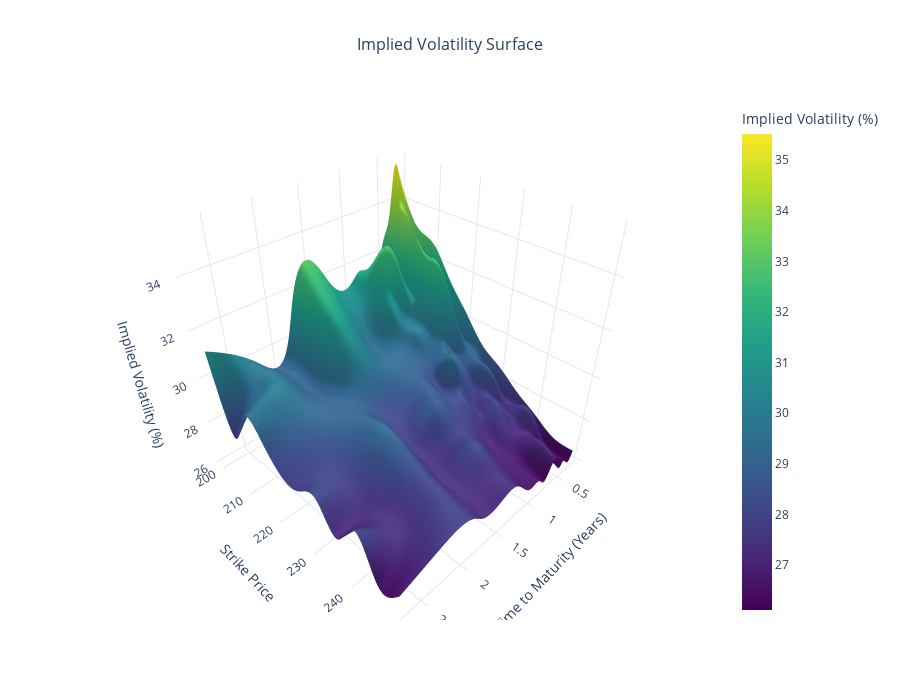

Notebook code cell kept with this figure:
### Code cell
bsv, min_date = build_black_variance_surface(df_cop, vol_col="calculated_vol")
vol_grid, strike_mesh, ttm_mesh = plot_vol_surface(bsv, min_date)

### Figure 1 — Plotly figure (JSON) as saved in the notebook; plotly's stock layout.template omitted (floating-point values rounded to 4 significant figures; data arrays with more than 128 entries replaced by an {"elided": "..."} marker saying what was removed)
{"data": [{"colorbar": {"title": {"text": "Implied Volatility (%)"}}, "colorscale": [[0, "#440154"], [0.1111, "#482878"], [0.2222, "#3e4989"], [0.3333, "#31688e"], [0.4444, "#26828e"], [0.5556, "#1f9e89"], [0.6667, "#35b779"], [0.7778, "#6ece58"], [0.8889, "#b5de2b"], [1, "#fde725"]], "hovertemplate": "<b>Time to Maturity</b>: %{x:.2f} years<br><b>Strike</b>: %{y:.2f}<br><b>Implied Vol</b>: %{z:.2f}%<br><extra></extra>", "type": "surface", "x": {"elided": "100x100 float values"}, "y": {"elided": "100x100 float values"}, "z": {"elided": "100x100 float values"}}], "layout": {"height": 700, "hoverlabel": {"bgcolor": "white", "font": {"family": "Arial, sans-serif", "size": 12}}, "scene": {"xaxis": {"title": {"text": "Time to Maturity (Years)"}}, "yaxis": {"title": {"text": "Strike Price"}}, "zaxis": {"title": {"text": "Implied Volatility (%)"}}}, "title": {"font": {"size": 16}, "text": "Implied Volatility Surface", "x": 0.5}, "width": 900}}
